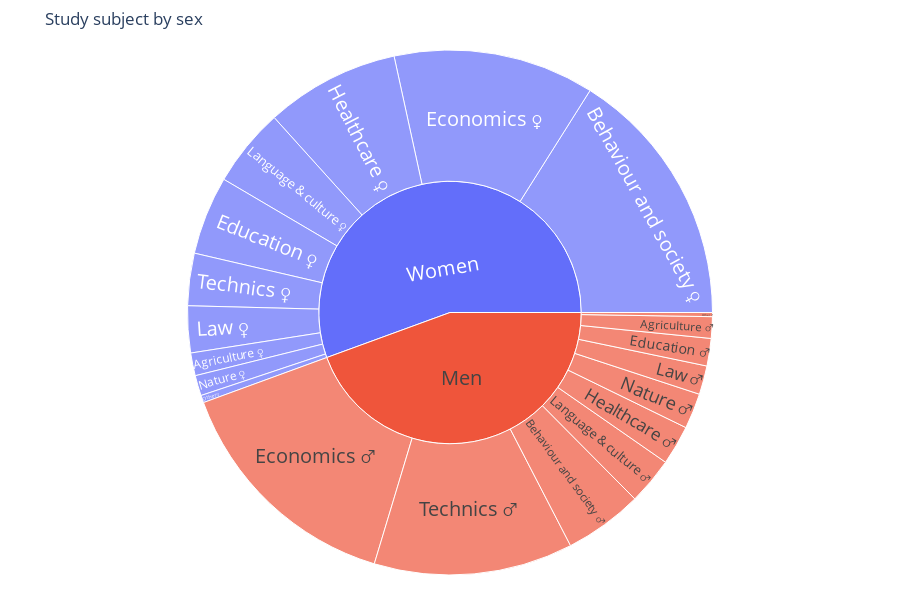

Write notebook code for a chart like this one.
### Code cell
labels = []
parents = []
values = []

unique_geslacht = set()

label_map = {
    'Recht': 'Law',
    'Gedrag en Maatschappij': 'Behaviour and society',
    'Gezondheidszorg': 'Healthcare',
    'Onderwijs': 'Education',
    'Economie': 'Economics',
    'Natuur': 'Nature',
    'Techniek': 'Technics',
    'Onderwijs': 'Education',
    'Sectoroverstijgend': 'Other',
    'Landbouw en natuurlijke omgeving': 'Agriculture',
    'Taal en cultuur': 'Language & culture',
    'Vrouwen': 'Women',
    'Mannen': 'Men'
}

for _, row in verdeling.iterrows():
    geslacht = row['Geslacht']
    studierichting = row['Studierichting']
    aantal = row['Total studierichting']

    if label_map[geslacht] not in unique_geslacht:
        labels.append(label_map[geslacht])
        parents.append("")
        if geslacht == 'Vrouwen':
            values.append(44000.0)
        elif geslacht == 'Mannen':
            values.append(35170.0)
        unique_geslacht.add(label_map[geslacht])

    if geslacht == 'Mannen':
        labels.append(label_map[studierichting] + ' ♂')
    elif geslacht == 'Vrouwen':
        labels.append(label_map[studierichting] + ' ♀')
    parents.append(label_map[geslacht])
    values.append(aantal)

fig = go.Figure(go.Sunburst(
    labels=labels,
    parents=parents,
    values=values,
    branchvalues='total',
    insidetextfont=dict(size=20),
))

fig.update_layout(
    title='Study subject by sex',
    margin=dict(t=50, l=25, r=25, b=25),
    height=600
)

fig.show()

### Figure 1 — Plotly figure (JSON) as saved in the notebook; plotly's stock layout.template omitted (floating-point values rounded to 4 significant figures)
{"data": [{"branchvalues": "total", "insidetextfont": {"size": 20}, "labels": ["Men", "Economics ♂", "Behaviour and society ♂", "Healthcare ♂", "Agriculture ♂", "Nature ♂", "Education ♂", "Law ♂", "Other ♂", "Language & culture ♂", "Technics ♂", "Women", "Economics ♀", "Behaviour and society ♀", "Healthcare ♀", "Agriculture ♀", "Nature ♀", "Education ♀", "Law ♀", "Other ♀", "Language & culture ♀", "Technics ♀"], "parents": ["", "Men", "Men", "Men", "Men", "Men", "Men", "Men", "Men", "Men", "Men", "", "Women", "Women", "Women", "Women", "Women", "Women", "Women", "Women", "Women", "Women"], "type": "sunburst", "values": [35170, 11690, 3830, 1930, 1050, 1730, 1340, 1400, 200, 2300, 9700, 44000, 9800, 12700, 6540, 1110, 990, 3830, 2280, 360, 3840, 2550]}], "layout": {"height": 600, "margin": {"b": 25, "l": 25, "r": 25, "t": 50}, "title": {"text": "Study subject by sex"}}}
